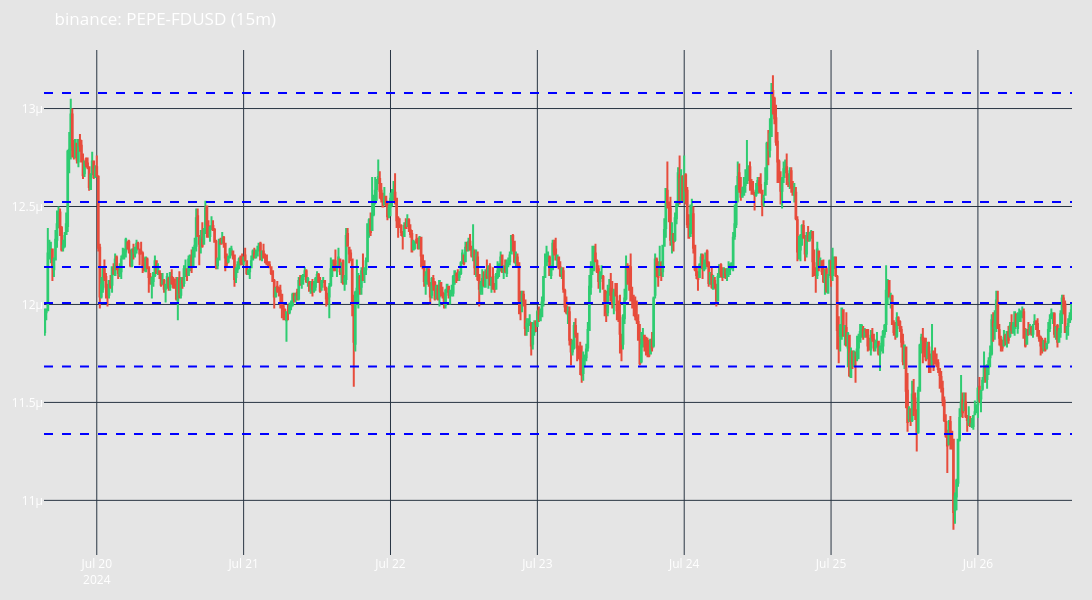
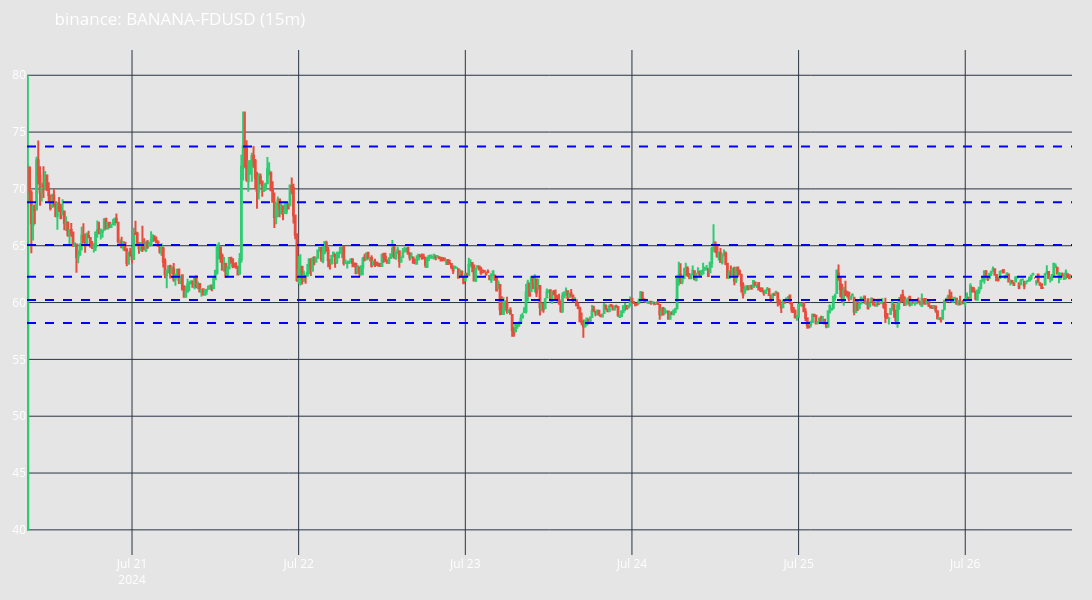
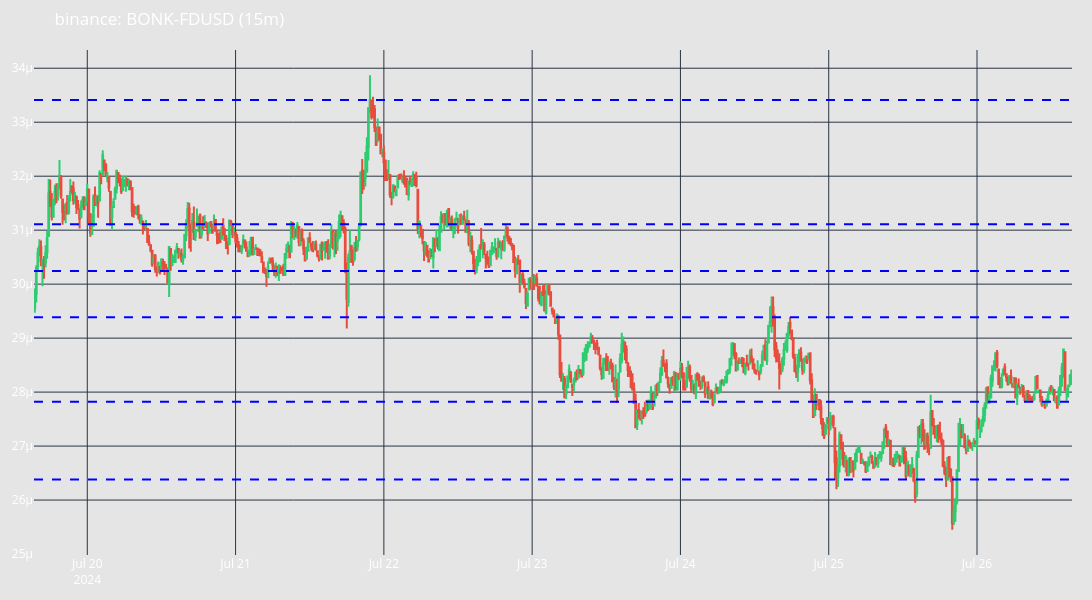
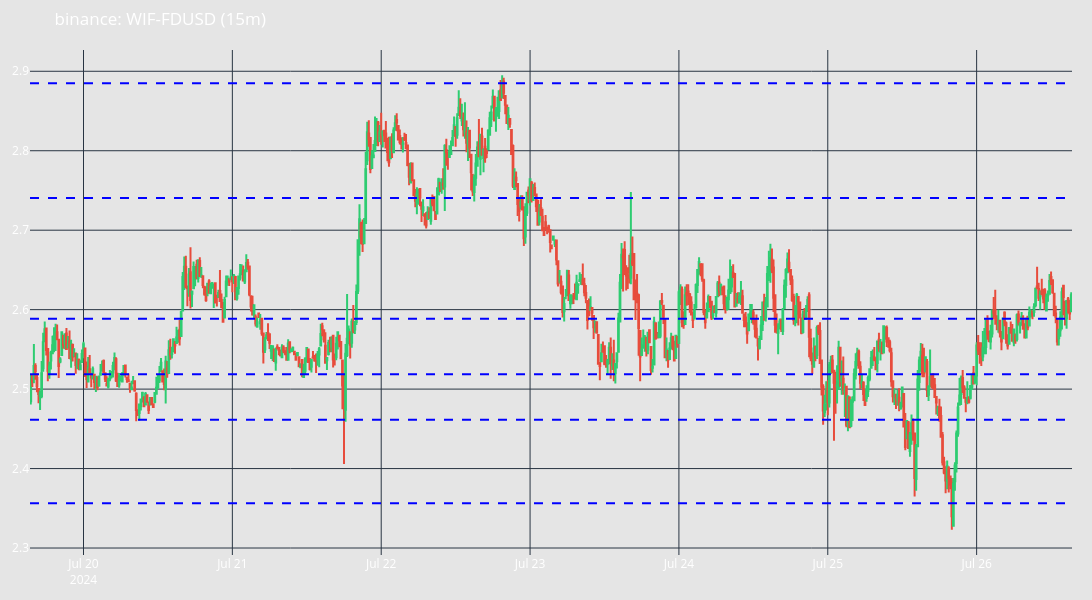

Source (notebook cell) for these figures, in order:
### Code cell
for config in market_configs:
    fig = config["candles"].fig("candles")
    for price in config['prices']:
        fig.add_hline(y=price, line=dict(color='blue', dash='dash'))
    fig.show()

### Figure 1 — Plotly figure (JSON) as saved in the notebook; plotly's stock layout.template omitted (floating-point values rounded to 4 significant figures; data arrays with more than 128 entries replaced by an {"elided": "..."} marker saying what was removed)
{"data": [{"close": {"elided": "672 float values"}, "decreasing": {"line": {"color": "#E74C3C"}}, "high": {"elided": "672 float values"}, "increasing": {"line": {"color": "#2ECC71"}}, "low": {"elided": "672 float values"}, "name": "Candlesticks", "open": {"elided": "672 float values"}, "type": "candlestick", "x": {"elided": "672 str values"}}], "layout": {"font": {"color": "white", "size": 12}, "height": 600, "hovermode": "x unified", "margin": {"b": 20, "l": 20, "r": 20, "t": 50}, "paper_bgcolor": "rgba(0, 0, 0, 0.1)", "plot_bgcolor": "rgba(0, 0, 0, 0)", "shapes": [{"line": {"color": "blue", "dash": "dash"}, "type": "line", "x0": 0, "x1": 1, "xref": "x domain", "y0": 1.308e-05, "y1": 1.308e-05, "yref": "y"}, {"line": {"color": "blue", "dash": "dash"}, "type": "line", "x0": 0, "x1": 1, "xref": "x domain", "y0": 1.252e-05, "y1": 1.252e-05, "yref": "y"}, {"line": {"color": "blue", "dash": "dash"}, "type": "line", "x0": 0, "x1": 1, "xref": "x domain", "y0": 1.219e-05, "y1": 1.219e-05, "yref": "y"}, {"line": {"color": "blue", "dash": "dash"}, "type": "line", "x0": 0, "x1": 1, "xref": "x domain", "y0": 1.201e-05, "y1": 1.201e-05, "yref": "y"}, {"line": {"color": "blue", "dash": "dash"}, "type": "line", "x0": 0, "x1": 1, "xref": "x domain", "y0": 1.168e-05, "y1": 1.168e-05, "yref": "y"}, {"line": {"color": "blue", "dash": "dash"}, "type": "line", "x0": 0, "x1": 1, "xref": "x domain", "y0": 1.134e-05, "y1": 1.134e-05, "yref": "y"}], "showlegend": false, "title": {"text": "binance: PEPE-FDUSD (15m)"}, "width": 1200, "xaxis": {"autorange": true, "range": ["2024-07-19 15:22:30", "2024-07-26 15:22:30"], "rangeslider": {"visible": false, "yaxis": {}}, "type": "date"}, "yaxis": {"autorange": true, "range": [1.072e-05, 1.33e-05]}}}

### Figure 2 — Plotly figure (JSON) as saved in the notebook; plotly's stock layout.template omitted (floating-point values rounded to 4 significant figures; data arrays with more than 128 entries replaced by an {"elided": "..."} marker saying what was removed)
{"data": [{"close": {"elided": "602 float values"}, "decreasing": {"line": {"color": "#E74C3C"}}, "high": {"elided": "602 float values"}, "increasing": {"line": {"color": "#2ECC71"}}, "low": {"elided": "602 float values"}, "name": "Candlesticks", "open": {"elided": "602 float values"}, "type": "candlestick", "x": {"elided": "602 str values"}}], "layout": {"font": {"color": "white", "size": 12}, "height": 600, "hovermode": "x unified", "margin": {"b": 20, "l": 20, "r": 20, "t": 50}, "paper_bgcolor": "rgba(0, 0, 0, 0.1)", "plot_bgcolor": "rgba(0, 0, 0, 0)", "shapes": [{"line": {"color": "blue", "dash": "dash"}, "type": "line", "x0": 0, "x1": 1, "xref": "x domain", "y0": 73.73, "y1": 73.73, "yref": "y"}, {"line": {"color": "blue", "dash": "dash"}, "type": "line", "x0": 0, "x1": 1, "xref": "x domain", "y0": 68.84, "y1": 68.84, "yref": "y"}, {"line": {"color": "blue", "dash": "dash"}, "type": "line", "x0": 0, "x1": 1, "xref": "x domain", "y0": 65.06, "y1": 65.06, "yref": "y"}, {"line": {"color": "blue", "dash": "dash"}, "type": "line", "x0": 0, "x1": 1, "xref": "x domain", "y0": 62.26, "y1": 62.26, "yref": "y"}, {"line": {"color": "blue", "dash": "dash"}, "type": "line", "x0": 0, "x1": 1, "xref": "x domain", "y0": 60.21, "y1": 60.21, "yref": "y"}, {"line": {"color": "blue", "dash": "dash"}, "type": "line", "x0": 0, "x1": 1, "xref": "x domain", "y0": 58.2, "y1": 58.2, "yref": "y"}], "showlegend": false, "title": {"text": "binance: BANANA-FDUSD (15m)"}, "width": 1200, "xaxis": {"autorange": true, "range": ["2024-07-20 08:52:30", "2024-07-26 15:22:30"], "rangeslider": {"visible": false, "yaxis": {}}, "type": "date"}, "yaxis": {"autorange": true, "range": [37.79, 82.22]}}}

### Figure 3 — Plotly figure (JSON) as saved in the notebook; plotly's stock layout.template omitted (floating-point values rounded to 4 significant figures; data arrays with more than 128 entries replaced by an {"elided": "..."} marker saying what was removed)
{"data": [{"close": {"elided": "672 float values"}, "decreasing": {"line": {"color": "#E74C3C"}}, "high": {"elided": "672 float values"}, "increasing": {"line": {"color": "#2ECC71"}}, "low": {"elided": "672 float values"}, "name": "Candlesticks", "open": {"elided": "672 float values"}, "type": "candlestick", "x": {"elided": "672 str values"}}], "layout": {"font": {"color": "white", "size": 12}, "height": 600, "hovermode": "x unified", "margin": {"b": 20, "l": 20, "r": 20, "t": 50}, "paper_bgcolor": "rgba(0, 0, 0, 0.1)", "plot_bgcolor": "rgba(0, 0, 0, 0)", "shapes": [{"line": {"color": "blue", "dash": "dash"}, "type": "line", "x0": 0, "x1": 1, "xref": "x domain", "y0": 3.341e-05, "y1": 3.341e-05, "yref": "y"}, {"line": {"color": "blue", "dash": "dash"}, "type": "line", "x0": 0, "x1": 1, "xref": "x domain", "y0": 3.111e-05, "y1": 3.111e-05, "yref": "y"}, {"line": {"color": "blue", "dash": "dash"}, "type": "line", "x0": 0, "x1": 1, "xref": "x domain", "y0": 3.024e-05, "y1": 3.024e-05, "yref": "y"}, {"line": {"color": "blue", "dash": "dash"}, "type": "line", "x0": 0, "x1": 1, "xref": "x domain", "y0": 2.939e-05, "y1": 2.939e-05, "yref": "y"}, {"line": {"color": "blue", "dash": "dash"}, "type": "line", "x0": 0, "x1": 1, "xref": "x domain", "y0": 2.782e-05, "y1": 2.782e-05, "yref": "y"}, {"line": {"color": "blue", "dash": "dash"}, "type": "line", "x0": 0, "x1": 1, "xref": "x domain", "y0": 2.638e-05, "y1": 2.638e-05, "yref": "y"}], "showlegend": false, "title": {"text": "binance: BONK-FDUSD (15m)"}, "width": 1200, "xaxis": {"autorange": true, "range": ["2024-07-19 15:22:30", "2024-07-26 15:22:30"], "rangeslider": {"visible": false, "yaxis": {}}, "type": "date"}, "yaxis": {"autorange": true, "range": [2.498e-05, 3.434e-05]}}}

### Figure 4 — Plotly figure (JSON) as saved in the notebook; plotly's stock layout.template omitted (floating-point values rounded to 4 significant figures; data arrays with more than 128 entries replaced by an {"elided": "..."} marker saying what was removed)
{"data": [{"close": {"elided": "672 float values"}, "decreasing": {"line": {"color": "#E74C3C"}}, "high": {"elided": "672 float values"}, "increasing": {"line": {"color": "#2ECC71"}}, "low": {"elided": "672 float values"}, "name": "Candlesticks", "open": {"elided": "672 float values"}, "type": "candlestick", "x": {"elided": "672 str values"}}], "layout": {"font": {"color": "white", "size": 12}, "height": 600, "hovermode": "x unified", "margin": {"b": 20, "l": 20, "r": 20, "t": 50}, "paper_bgcolor": "rgba(0, 0, 0, 0.1)", "plot_bgcolor": "rgba(0, 0, 0, 0)", "shapes": [{"line": {"color": "blue", "dash": "dash"}, "type": "line", "x0": 0, "x1": 1, "xref": "x domain", "y0": 2.885, "y1": 2.885, "yref": "y"}, {"line": {"color": "blue", "dash": "dash"}, "type": "line", "x0": 0, "x1": 1, "xref": "x domain", "y0": 2.741, "y1": 2.741, "yref": "y"}, {"line": {"color": "blue", "dash": "dash"}, "type": "line", "x0": 0, "x1": 1, "xref": "x domain", "y0": 2.589, "y1": 2.589, "yref": "y"}, {"line": {"color": "blue", "dash": "dash"}, "type": "line", "x0": 0, "x1": 1, "xref": "x domain", "y0": 2.519, "y1": 2.519, "yref": "y"}, {"line": {"color": "blue", "dash": "dash"}, "type": "line", "x0": 0, "x1": 1, "xref": "x domain", "y0": 2.462, "y1": 2.462, "yref": "y"}, {"line": {"color": "blue", "dash": "dash"}, "type": "line", "x0": 0, "x1": 1, "xref": "x domain", "y0": 2.356, "y1": 2.356, "yref": "y"}], "showlegend": false, "title": {"text": "binance: WIF-FDUSD (15m)"}, "width": 1200, "xaxis": {"autorange": true, "range": ["2024-07-19 15:22:30", "2024-07-26 15:22:30"], "rangeslider": {"visible": false, "yaxis": {}}, "type": "date"}, "yaxis": {"autorange": true, "range": [2.291, 2.927]}}}
